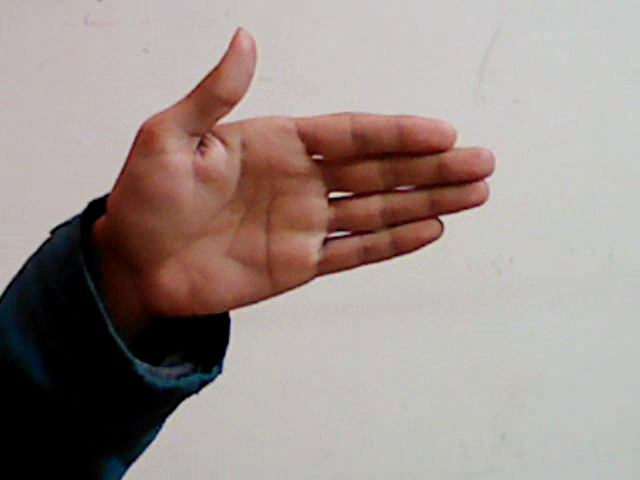
%> input picture Image Processing/Face Detection/hand.png, 640 x 480 px
$ octave Hand.m   (GNU Octave 9; MATLAB toolbox functions it lacks are replaced by stand-ins)
%> lines starting %> are read from the running program, lines starting %| are printed output that depends on the picture; in (x1, y1, x2, y2) boxes, pixels count from 0 and x2, y2 are one past the last pixel; in counts of white or black regions, pixels touching at a corner belong together; the program's own positions count from 1
%%HAND RECOGNIZING
clc,clear all,close all;
%Read the image, and capture the dimensions
tic;
img_orig = imread('hand.png');
%> img_orig is the input picture: size 480x640x3 uint8; mean R, G, B 158.4, 145.5, 140.6
height = size(img_orig,1);
%> height = 480
width = size(img_orig,2);
%> width = 640

%Initialize the output images
out = img_orig;
bin = zeros(height,width);

%Convert the image from RGB to YCbCr
img_ycbcr = rgb2ycbcr(img_orig);
%> img_ycbcr: size 480x640x3 uint8; mean of channels 1, 2, 3 143.8, 124, 133.8
Cb = img_ycbcr(:,:,2);
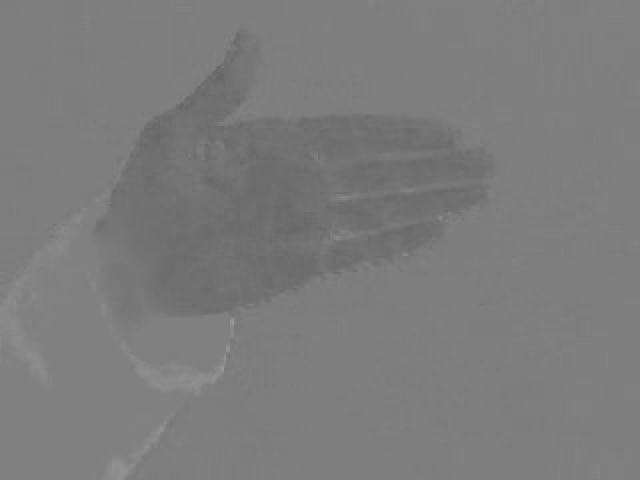
%> Cb: size 480x640 uint8; min 101, max 155, mean 124
Cr = img_ycbcr(:,:,3);
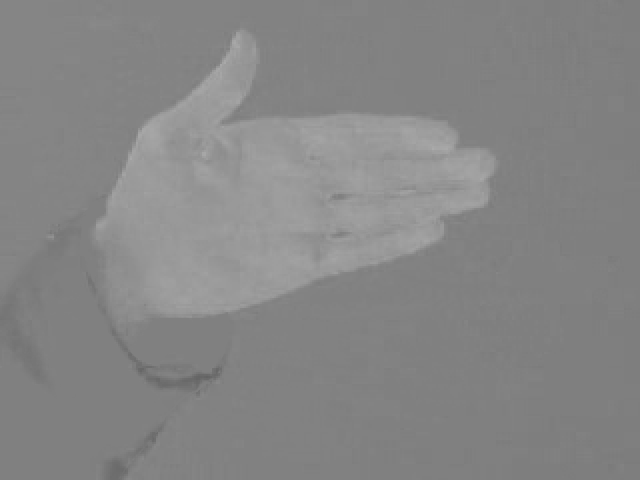
%> Cr: size 480x640 uint8; min 99, max 171, mean 133.8


%Detect Skin
[r,c,v] = find(Cb>=67 & Cb<=137 & Cr>=133 & Cr<=173);
%> r = 80820 values from 1 to 480; c = 80820 values from 1 to 500; v = 80820 logical values, 80820 true
numind = size(r,1);
%> numind = 80820
numcol = size(r,2);
%> numcol = 1

%Mark Skin Pixels
for i=1:numind
    out(r(i),c(i),:) = [0 0 255];
    bin(r(i),c(i)) = 1;
end
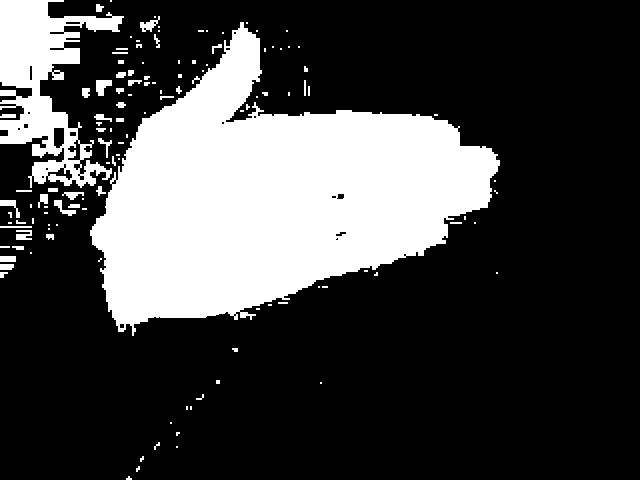
%> bin: size 480x640 double; values 0 (black) and 1 (white), 26.3% white; 126 white regions (73 under 20 px), largest, box (x1, y1, x2, y2) and area: (90, 22, 500, 336) 67291, (0, 0, 124, 188) 10436, (96, 80, 112, 96) 172
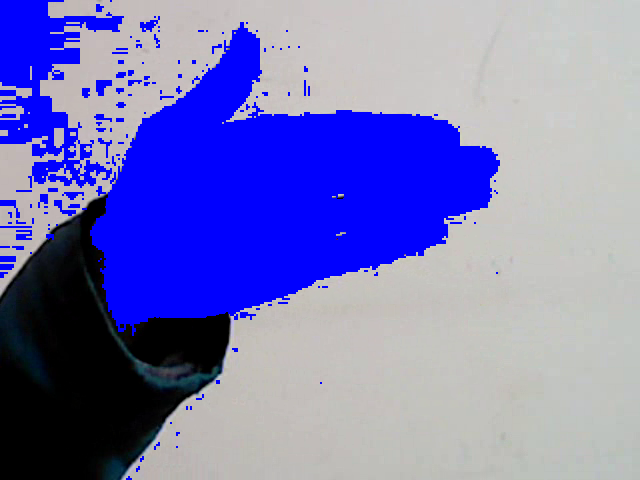
%> out: size 480x640x3 uint8; mean R, G, B 121.1, 120.2, 185.6

% Detect radius
[x1,y1] = find(out(:,:,3) == 255, 1,'first');
%> x1 = 1; y1 = 1
[x2,y2] = find(out(:,:,3) == 255, 1, 'last');
%> x2 = 166; y2 = 500

% Detect Hand Center
hits = 0;
hitsArr = zeros(1,height);
for i = 1:height
    hits = numel(find(bin(i,:) == 1));
    hitsArr(i) = hits;
end
%> this loop made 480 passes
%> hits on passes 1 to 3: 66, 66, 48
%> after the loop, hitsArr = 480 values, max 442 at index 169, min 0 at index 337, mean 168.4
maxHitr = max(hitsArr);
%> maxHitr = 442
y =  find(hitsArr == maxHitr,1,'first');
%> y = 169

hitsArr = zeros(1,width);
for i = 1:width
    hits = numel(find(bin(:,i) == 1));
    hitsArr(i) = hits;
end
%> this loop made 640 passes
%> hits on passes 1 to 3: 142, 142, 148
%> after the loop, hitsArr = 640 values, max 282 at index 233, min 0 at index 501, mean 126.3
maxHitc = max(hitsArr);
%> maxHitc = 282
x = find(hitsArr == maxHitc,1,'first');
%> x = 233

label = 'Hand';
position = [x y abs(y2-y1)/2; x y 1];
%> position = [233 169 249.5; 233 169 1]
img_out = insertObjectAnnotation(img_orig,'Circle',position,label);
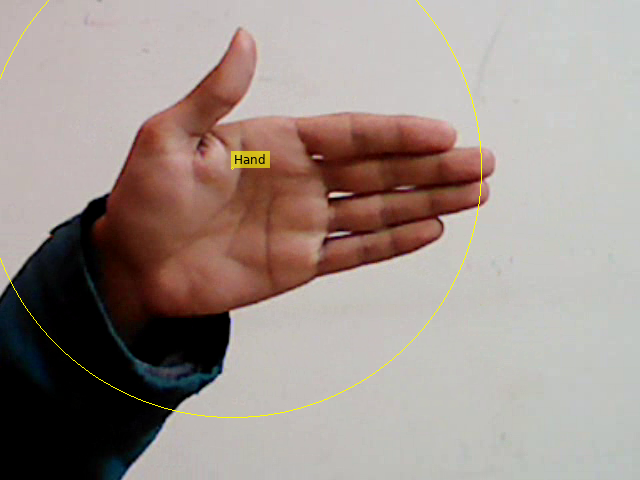
%> img_out: size 480x640x3 uint8; 0.5% of pixels changed, all inside (x1, y1, x2, y2) = (0, 0, 482, 418)
imshow(img_orig);
figure; imshow(img_out);title('Detected hand');
imwrite(img_out,'hand_detect.jpg');
% viscircles([x y],abs(y2-y1)/2,'EdgeColor','r');
% viscircles([x y],1,'EdgeColor','r');
% figure; imshow(out);
figure; imshow(bin);
toc;
